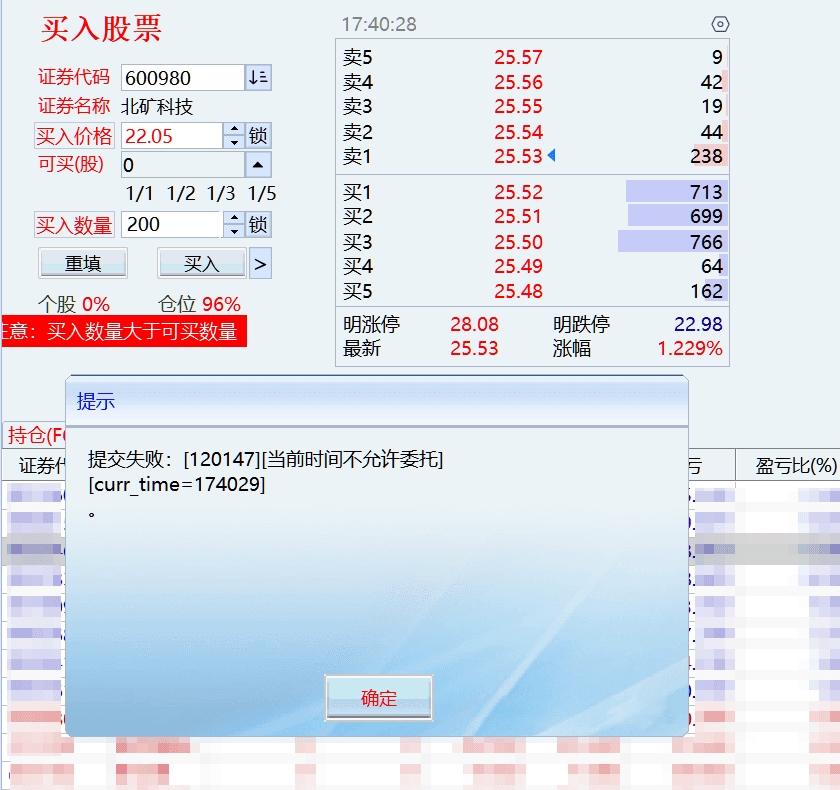
#> input picture wool_tasks/ths_trade/img/同花顺_交易_不在交易时间.png, 840 x 790 px; its folder holds 2 pictures in this run
$ python image_merger.py
#> lines starting #> are read from the running program, lines starting #| are printed output that depends on the picture
#> the answer given: ../wool_tasks/ths_trade/img
#> the answer given: y
#> the answer given: y
import os
from PIL import Image


def merge_images(image_dir, rows=1, cols=None, single_column=False, bg_color="white", keep_original_size=True):
    # 获取目录下所有图片文件
#> called with image_dir = '../wool_tasks/ths_trade/img', rows = 0, single_column = True, bg_color = 'white', keep_original_size = True
    image_files = [os.path.join(image_dir, f) for f in os.listdir(image_dir) if
                   f.lower().endswith(('.png', '.jpg', '.jpeg'))]
    if not image_files:
        print('No images found in the directory.')
        return None

    # 提取文件名并排序（按字典顺序升序）
    image_files.sort(key=lambda x: os.path.basename(x))
    images = [Image.open(f) for f in image_files]
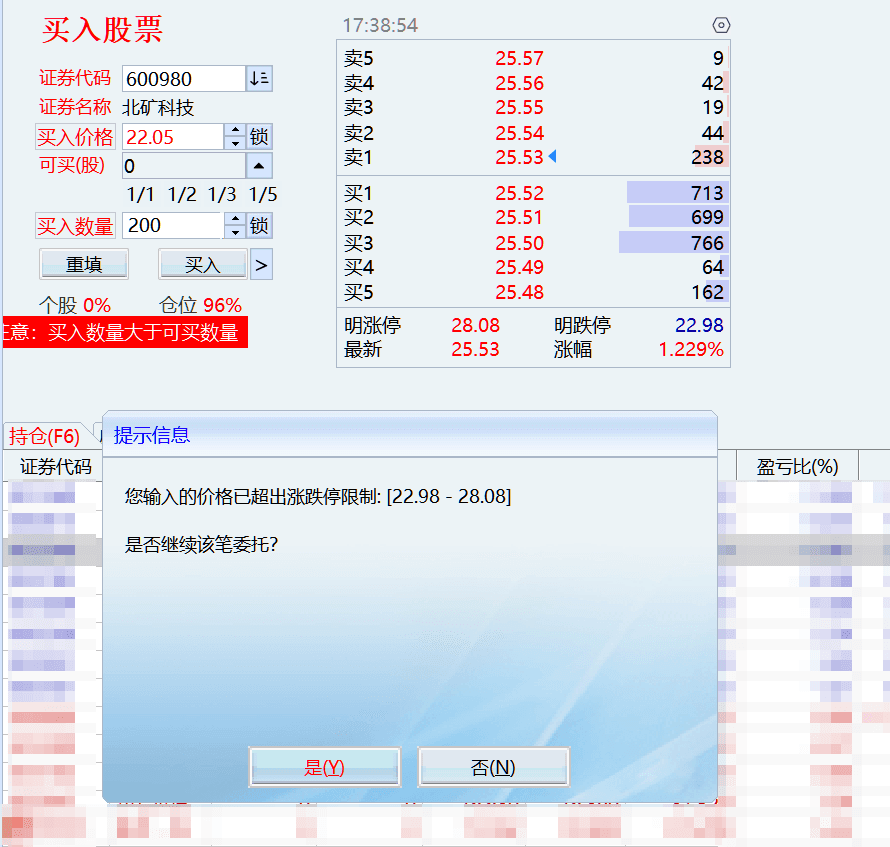
#> input picture wool_tasks/ths_trade/img/同花顺_交易_超出涨跌幅.png, 890 x 847 px
#> images = 2 items

    # 处理单列模式：强制1列，行数等于图片数量
    if single_column:
        cols = 1
        rows = len(images)
#> rows = 2
    else:
        # 如果未指定列数，则根据行数计算
        if cols is None:
            cols = len(images) // rows if len(images) % rows == 0 else len(images) // rows + 1

    # 如果不需要保持原始尺寸，则将所有图片缩放到相同大小
    if not keep_original_size:
        # 计算所有图片的平均宽度和高度，作为统一大小
        avg_width = sum(img.width for img in images) // len(images)
        avg_height = sum(img.height for img in images) // len(images)

        # 缩放所有图片
        scaled_images = []
        for img in images:
            scaled_img = img.resize((avg_width, avg_height))
            scaled_images.append(scaled_img)
        images = scaled_images

        # 设置列宽和行高为统一大小
        col_widths = [avg_width] * cols
        row_heights = [avg_height] * rows
    else:
        # 计算每一行和每一列的最大宽度和高度
        # 为每行每列创建列表存储宽高
        row_heights = [0] * rows
#> row_heights = [0, 0]
        col_widths = [0] * cols

        # 计算每行每列的最大宽高
        for i, img in enumerate(images):
            r = i // cols
            c = i % cols
            row_heights[r] = max(row_heights[r], img.height)
            col_widths[c] = max(col_widths[c], img.width)
#> this loop made 2 passes
#> (r, c) on passes 1 to 2: (0, 0), (1, 0)
#> after the loop, col_widths = [890]; row_heights = [790, 847]

    # 计算结果图片的总宽度和总高度
    total_width = sum(col_widths)
#> total_width = 890
    total_height = sum(row_heights)
#> total_height = 1637

    # 创建结果图片，背景色为指定颜色
    # 使用 RGBA 模式来正确处理透明度
    result = Image.new('RGBA', (total_width, total_height), color=bg_color)
#> result: PIL image 890x1637 RGBA; every value is 255

    # 拼接图片，保持原始尺寸，并在需要时填充空白
    current_y = 0
    for r in range(rows):
        current_x = 0
        for c in range(cols):
            img_index = r * cols + c
            if img_index < len(images):
                img = images[img_index]
                # 计算居中位置（可选，如果需要居中的话）
                # x_offset = current_x + (col_widths[c] - img.width) // 2
                # y_offset = current_y + (row_heights[r] - img.height) // 2
                # 使用左上角对齐（不居中）
                x_offset = current_x
                y_offset = current_y
                # 正确处理透明度：如果图片有透明度信息则使用 alpha 通道
                if img.mode == 'RGBA' or 'transparency' in img.info:
                    result.paste(img, (x_offset, y_offset), img)
                else:
                    result.paste(img, (x_offset, y_offset))
            current_x += col_widths[c]
        current_y += row_heights[r]
#> this loop made 2 passes
#> current_y on passes 1 to 2: 790, 1637
#> img is the input picture: PIL image 890x847 P; mean R, G, B 222.8, 227.7, 235.5
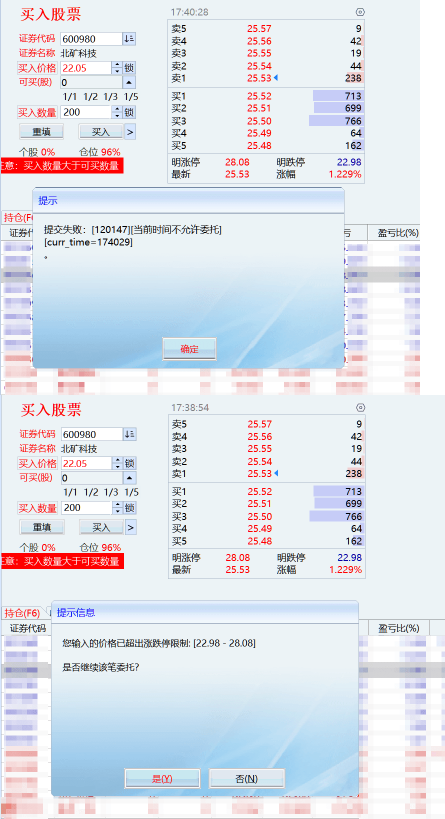
#> result: PIL image 890x1637 RGBA (shown at 1/2 size); mean R, G, B, A 222.9, 227.7, 235.6, 255
#> after the loop, current_y = 1637

    # 转换为 RGB 模式（如果需要的话）并返回
    return result.convert('RGB')


if __name__ == '__main__':
    cur_dir_path = os.path.dirname(os.path.abspath(__file__))
    image_dir = input('请输入图片所在目录路径(默认是本脚本所在目录): ') or cur_dir_path

    # 询问是否使用单列模式
    single_col_input = input('是否使用单列模式（将所有图片合并成一列）？(y/n, 默认n): ').strip().lower()
    single_column = single_col_input == 'y'

    # 询问是否保持原始尺寸
    keep_original_size_input = input('是否保持图片原始尺寸？(y/n, 默认n): ').strip().lower()
    keep_original_size = keep_original_size_input == 'y'  # 默认保持原始尺寸

    # 若启用单列模式，无需输入行数；否则按原逻辑获取行数
    if not single_column:
        try:
            rows = int(input('请输入拼图行数(默认1): ') or 1)
        except ValueError:
            rows = 1
    else:
        rows = 0  # 单列模式下行数由图片数量决定，此处仅占位

    # 调用 merge_images 时传入单列模式参数
    merged_image = merge_images(image_dir, rows=rows, single_column=single_column, keep_original_size=keep_original_size)

    if merged_image:
        try:
            merged_image.save(f'{image_dir}/merged_image.png')
            print('Image merging completed. The merged image has been saved as merged_image.jpg.')
        except Exception as e:
            print(f'An error occurred while saving the image: {e}')
    else:
        print('Image merging failed.')
